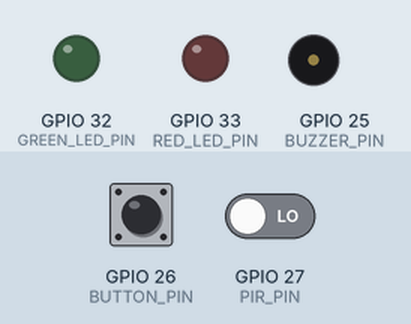
A sketch run on a simulated ESP32. Shown: output pins drawn as LEDs (lit = HIGH), buzzer (waves = sounding, pin HIGH). The test bench sets the inputs (shaded band); at power-on: GPIO 27 (PIR_PIN) LOW, GPIO 26 (BUTTON_PIN) HIGH. WiFi joins after 1.5 s; servers stay silent unless stated; uploads are accepted with an empty reply; what the sketch prints to the serial monitor is not drawn.

Above: at 0.1 s.
At 2.7 s:
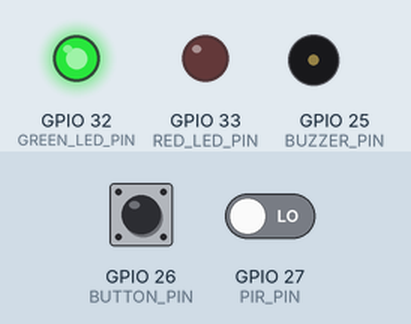
2.8 s: GPIO 27 (PIR_PIN) driven HIGH
4.3 s: GPIO 27 (PIR_PIN) driven LOW
At 4.61 s:
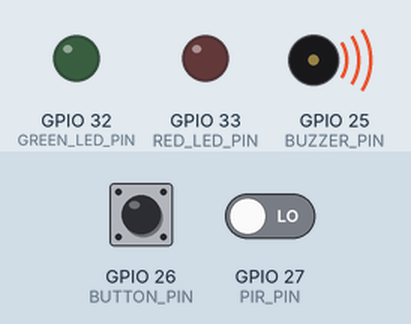
Timing chart, 0 to 7.3 s (numbered marks = the images above; inputs shaded):
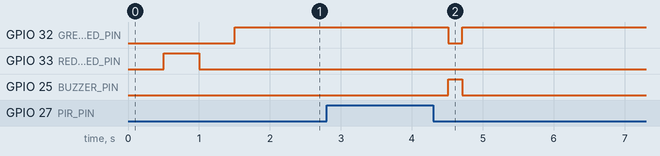

Measured:
- after the input at 2.8 s, every drawn part: stays the same
- after the input at 4.3 s, GPIO 32 (GREEN_LED_PIN): HIGH → LOW after 0.21 s, → HIGH 0.20 s later; GPIO 25 (BUZZER_PIN): LOW → HIGH after 0.21 s, → LOW 0.20 s later

The sketch:

esp32_wristband.ino
```cpp
// Senior Citizen Helping Wristband - ESP32 Firmware
// Hackathon Edition - Mocks Gesture Recognition using PIR duration and Button presses

#include <WiFi.h>
#include <HTTPClient.h>

// --- Configuration ---
const char* ssid = "YOUR_WIFI_SSID";
const char* password = "YOUR_WIFI_PASSWORD";

// The endpoint where the SAATHI Next.js Backend is listening
// Configured with current local machine IP & Port
String serverName = "http://YOUR_SERVER_IP:PORT/api/alert";

// --- Pin Definitions ---
const int PIR_PIN = 27;     // HC-SR501 PIR sensor
const int BUTTON_PIN = 26;  // Emergency/Action Button
const int BUZZER_PIN = 25;  // Buzzer
const int GREEN_LED_PIN = 32; // Status/Success indicator
const int RED_LED_PIN = 33;   // Emergency/Error indicator

// --- State Variables ---
unsigned long buttonPressTime = 0;
unsigned long buttonReleaseTime = 0;
int buttonPressCount = 0;
bool isEmergency = false;

unsigned long pirStartTime = 0;
bool pirActive = false;

void setup() {
  Serial.begin(115200);
  Serial.println("Starting Senior Citizen Wristband...");

  pinMode(PIR_PIN, INPUT);
  pinMode(BUTTON_PIN, INPUT_PULLUP);
  pinMode(BUZZER_PIN, OUTPUT);
  pinMode(GREEN_LED_PIN, OUTPUT);
  pinMode(RED_LED_PIN, OUTPUT);

  digitalWrite(GREEN_LED_PIN, LOW);
  digitalWrite(RED_LED_PIN, LOW);
  digitalWrite(BUZZER_PIN, LOW);

  // Connect to WiFi
  connectWiFi();
}

void connectWiFi() {
  Serial.print("Connecting to WiFi");
  WiFi.begin(ssid, password);

  while (WiFi.status() != WL_CONNECTED) {
    delay(500);
    Serial.print(".");
    // Blink Red while connecting
    digitalWrite(RED_LED_PIN, !digitalRead(RED_LED_PIN));
  }

  Serial.println("\nConnected to WiFi!");
  Serial.print("IP Address: ");
  Serial.println(WiFi.localIP());

  digitalWrite(RED_LED_PIN, LOW);
  digitalWrite(GREEN_LED_PIN, HIGH); // Solid Green means Connected
}

// Function to send data to the cloud/app
void sendAlertToCloud(String alertType) {
  if (WiFi.status() == WL_CONNECTED) {
    HTTPClient http;
    http.begin(serverName);
    http.addHeader("Content-Type", "application/json");

    // JSON Payload
    String jsonPayload = "{\"device_id\":\"wristband_01\",\"alert_type\":\"" + alertType + "\"}";

    Serial.println("Sending: " + jsonPayload);
    int httpResponseCode = http.POST(jsonPayload);

    if (httpResponseCode > 0) {
      Serial.print("HTTP Response code: ");
      Serial.println(httpResponseCode);

      // Success Feedback: Quick Green Blink & short Beep
      digitalWrite(GREEN_LED_PIN, LOW);
      digitalWrite(BUZZER_PIN, HIGH);
      delay(200);
      digitalWrite(BUZZER_PIN, LOW);
      digitalWrite(GREEN_LED_PIN, HIGH);
    } else {
      Serial.print("Error code: ");
      Serial.println(httpResponseCode);
      // Error Feedback: Quick Red Blink
      digitalWrite(RED_LED_PIN, HIGH);
      delay(500);
      digitalWrite(RED_LED_PIN, LOW);
    }
    http.end();
  } else {
    Serial.println("WiFi Disconnected. Cannot send alert.");
    connectWiFi(); // Try reconnecting
  }
}

void handleButton() {
  bool currentButtonState = (digitalRead(BUTTON_PIN) == LOW);
  static bool lastButtonState = false;
  static unsigned long lastDebounceTime = 0;

  if (currentButtonState != lastButtonState) {
    lastDebounceTime = millis();
  }

  if ((millis() - lastDebounceTime) > 50) { // 50ms debounce
    // Button Pressed
    if (currentButtonState && !lastButtonState) {
      buttonPressTime = millis();
    }
    // Button Released
    else if (!currentButtonState && lastButtonState) {
      buttonReleaseTime = millis();
      unsigned long pressDuration = buttonReleaseTime - buttonPressTime;

      if (pressDuration > 2000) {
        // LONG PRESS: SOS
        Serial.println("SOS BUTTON TRIGGERED!");
        sendAlertToCloud("EMERGENCY");

        // SOS Feedback loop
        for(int i=0; i<5; i++) {
          digitalWrite(RED_LED_PIN, HIGH);
          digitalWrite(BUZZER_PIN, HIGH);
          delay(200);
          digitalWrite(RED_LED_PIN, LOW);
          digitalWrite(BUZZER_PIN, LOW);
          delay(200);
        }
      } else if (pressDuration > 50) {
        // SHORT PRESS: We'll count these for multi-taps
        buttonPressCount++;
      }
    }
  }
  lastButtonState = currentButtonState;

  // Process Multi-taps after a short delay
  if (buttonPressCount > 0 && (millis() - buttonReleaseTime) > 600 && !currentButtonState) {
    if (buttonPressCount == 1) {
      Serial.println("Action: Need Water (Single Tap)");
      sendAlertToCloud("THIRSTY");
    } else if (buttonPressCount == 2) {
      Serial.println("Action: Need Bathroom (Double Tap)");
      sendAlertToCloud("TOILET");
    }
    buttonPressCount = 0; // Reset
  }
}

void handlePIRGestureSimulation() {
  int currentPirState = digitalRead(PIR_PIN);

  // Motion Starts
  if (currentPirState == HIGH && !pirActive) {
    pirActive = true;
    pirStartTime = millis();
    Serial.println("PIR Motion Started...");
  }

  // Motion Ends
  if (currentPirState == LOW && pirActive) {
    pirActive = false;
    unsigned long duration = millis() - pirStartTime;
    Serial.print("PIR Motion Ended. Duration: ");
    Serial.print(duration);
    Serial.println(" ms");

    // HACKATHON MAKESHIFT LOGIC:
    // If the movement was quick (e.g., less than 2 seconds), simulate "Thumbs Up" (Water)
    // If it was longer, simulate "Pinky" (Bathroom)

    if (duration > 500 && duration <= 2000) {
      Serial.println("Simulated Gesture: Thumbs Up -> THIRSTY");
      sendAlertToCloud("THIRSTY");
    } else if (duration > 2000) {
      Serial.println("Simulated Gesture: Pinky -> TOILET");
      sendAlertToCloud("TOILET");
    }
  }
}

void loop() {
  handleButton();
  handlePIRGestureSimulation();

  // Small delay for stability
  delay(10);
}
```
